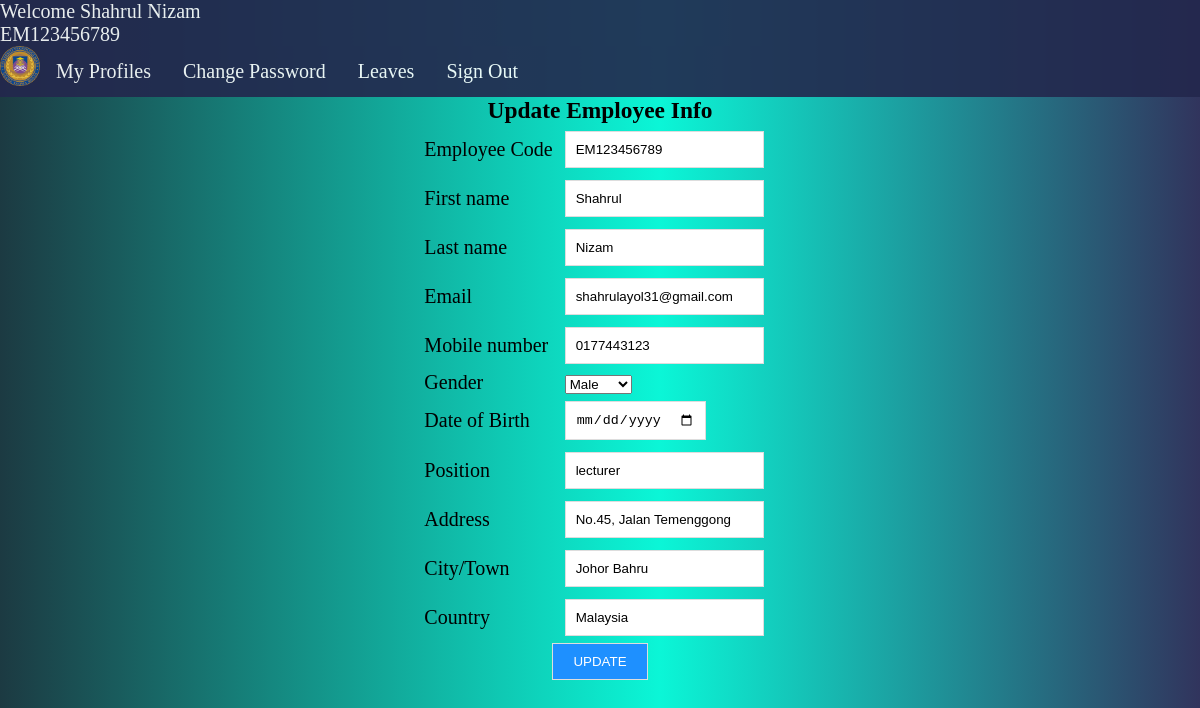
/myprofile.php (signed in), run on the app's committed database.
### tables this page shows
CREATE TABLE `tblemployees` (
  `id` int(11) NOT NULL,
  `EmpId` varchar(100) NOT NULL,
  `FirstName` varchar(150) NOT NULL,
  `LastName` varchar(150) NOT NULL,
  `EmailId` varchar(200) NOT NULL,
  `Password` varchar(180) NOT NULL,
  `Gender` varchar(100) NOT NULL,
  `Dob` varchar(100) NOT NULL,
  `Department` varchar(255) NOT NULL,
  `Position` varchar(100) NOT NULL,
  `Address` varchar(255) NOT NULL,
  `City` varchar(200) NOT NULL,
  `Country` varchar(150) NOT NULL,
  `Phonenumber` char(11) NOT NULL,
  `Status` int(1) NOT NULL,
  `RegDate` timestamp NOT NULL DEFAULT CURRENT_TIMESTAMP
);

### myprofile.php (the view, shortened to what this page needs)
<?php
    include('includes/config.php');
    if(strlen($_SESSION['emplogin'])==0)
    {
        header('location:index.php');
    }
    else{
    ?>
<!DOCTYPE html>
<html lang="en">
    <head>
    </head>
    <body>
        <?php include('includes/sidebar.php');?>
            <main class="mn-inner">
                    <div class="row">
                        <div class="col">
                            <form class="form-inline" method="post" name="updatemp"><center>
                                <div>
                                    <h3>Update Employee Info</h3>
                                    <section>
                                        <div class="row">
                                            <?php
                                            $eid=$_SESSION['emplogin'];
                                            $sql = "SELECT * from  tblemployees where EmailId=:eid";
                                            $query = $dbh -> prepare($sql);
                                            $query -> bindParam(':eid',$eid, PDO::PARAM_STR);
                                            $query->execute();
                                            $results=$query->fetchAll(PDO::FETCH_OBJ);
                                            if($query->rowCount() > 0)
                                            {
                                                foreach($results as $result)
                                                {  ?>
												<table>
                                                    <tr>
                                                        <td><label for="empcode">Employee Code</label></td>
                                                        <td><input  name="empcode" id="empcode" value="<?php echo htmlentities($result->EmpId);?>" type="text"></td>
                                                    </tr>
                                                    <tr>
                                                        <td><label for="firstName">First name</label></td>
                                                        <td><input id="firstName" name="firstName" value="<?php echo htmlentities($result->FirstName);?>"  type="text"></td>
                                                    </tr>
                                                    <tr>
                                                        <td><label for="lastName">Last name </label></td>
                                                        <td><input id="lastName" name="lastName" value="<?php echo htmlentities($result->LastName);?>" type="text"></td>
                                                    </tr>
                                                    <tr>
                                                        <td><label for="email">Email</label></td>
                                                        <td><input  name="email" type="email" id="email" value="<?php echo htmlentities($result->EmailId);?>"></td>
                                                    </tr>
                                                    <tr>
                                                        <td><label for="phone">Mobile number</label></td>
                                                        <td><input id="phone" name="mobileno" type="tel" value="<?php echo htmlentities($result->Phonenumber);?>" maxlength="10"></td>
                                                    </tr>
                                                    <tr>
                                                        <td><label for="gender">Gender</label></td>
                                                        <td><select  name="gender">
                                                            <option value="<?php echo htmlentities($result->Gender);?>"><?php echo htmlentities($result->Gender);?></option>
                                                        </select></td>
                                                    </tr>
                                                    <tr>
                                                        <td><label for="birthdate">Date of Birth</label></td>
                                                        <td><input type="date" id="birthdate" name="dob"  class="datepicker" value="<?php echo htmlentities($result->Dob);?>" ></td>
                                                    </tr>
                                                    <tr>
                                                        <td><label for="position">Position</label></td>
                                                        <td><input id="position" name="position" type="text"  value="<?php echo htmlentities($result->Position);?>" ></td>
                                                    </tr>
                                                    <tr>
                                                        <td><label for="address">Address</label></td>
                                                        <td><input id="address" name="address" type="text"  value="<?php echo htmlentities($result->Address);?>" ></td>
                                                    </tr>
                                                    <tr>
                                                        <td><label for="city">City/Town</label></td>
                                                        <td><input id="city" name="city" type="text"  value="<?php echo htmlentities($result->City);?>" ></td>
                                                    </tr>
                                                    <tr>
                                                        <td><label for="country">Country</label></td>
                                                        <td><input id="country" name="country" type="text"  value="<?php echo htmlentities($result->Country);?>"></td>
                                                    </tr>
                                                    <?php
                                                }
                                            }?>
                                        </div>
                                    </section>
                                </div>
                                <div class="col">
                                        <button class="button1" type="submit" name="update"  id="update">UPDATE</button>
                                    </div>
                            </form>
                        </div>
                    </div>
            </main>
    </body>
</html>
<?php } ?>

### includes/sidebar.php (shortened to what this page needs)
<div class="side-nav-wrapper">
    <div class="profile">
        <div class="profile-info">
            <?php
            $eid=$_SESSION['eid'];
            $sql = "SELECT FirstName,LastName,EmpId from  tblemployees where id=:eid";
            $query = $dbh -> prepare($sql);
            $query->bindParam(':eid',$eid,PDO::PARAM_STR);
            $query->execute();
            $results=$query->fetchAll(PDO::FETCH_OBJ);
            if($query->rowCount() > 0)
            {
                foreach($results as $result)
                {               ?>
                    <p>Welcome <?php echo htmlentities($result->FirstName." ".$result->LastName);?></p>
                    <span><?php echo htmlentities($result->EmpId)?></span>
                <?php
                }
            } ?>
        </div>
    </div>
    <ul>
		<li class="logo"><img src ="logo.png" width="40" height="40"></a>
		</li>
        <li><a href="myprofile.php">My Profiles</a></li>
        <li><a href="emp-changepassword.php">Change Password</a></li>
        <li class="dropdown">
            <a href="javascript:void(0)" class="dropbtn">Leaves</a>
        </li>
        <li class="no-padding">
            <a href="logout.php">Sign Out</a>
        </li>
    </ul>
</div>

### myprofile.php (style rules this page uses)
.form-inline { display: flex; flex-flow: row wrap; align-items: center; flex-direction: column; align-items: stretch; }
.form-inline label { margin: 5px 10px 5px 0; }
.form-inline input { vertical-align: middle; margin: 5px 10px 5px 0; padding: 10px; background-color: #fff; border: 1px solid #ddd; }
.form-inline button { padding: 10px 20px; background-color: dodgerblue; border: 1px solid #ddd; color: white; }
body { font-size:20px; background: rgb(14,0,36); background: linear-gradient(90deg, rgba(14,0,36,1) 0%, rgba(28,58,66,1) 0%, rgba(11,246,215,1) 55%, rgba(49,52,93,1) 100%, rgba(49,52,93,1) 100%); }

### includes/sidebar.php (style rules this page uses)
* { margin: 0; padding: 0; }
ul, .profile-info { list-style-type: none; margin: 0; padding: 0; overflow: hidden; background-color: #23274d; opacity: 0.9; color: white; }
li { float: left; }
li a, .dropbtn { display: inline-block; color: white; text-align: center; padding: 14px 16px; text-decoration: none; }
li.dropdown { display: inline-block; }

### data on the page
tblemployees: FirstName+LastName "Shahrul Nizam", EmpId "EM123456789", empcode "EM123456789", firstName "Shahrul", lastName "Nizam", email "shahrulayol31@gmail.com", mobileno "0177443123", gender "Male", position "lecturer", address "No.45, Jalan Temenggong", city "Johor Bahru", country "Malaysia"
